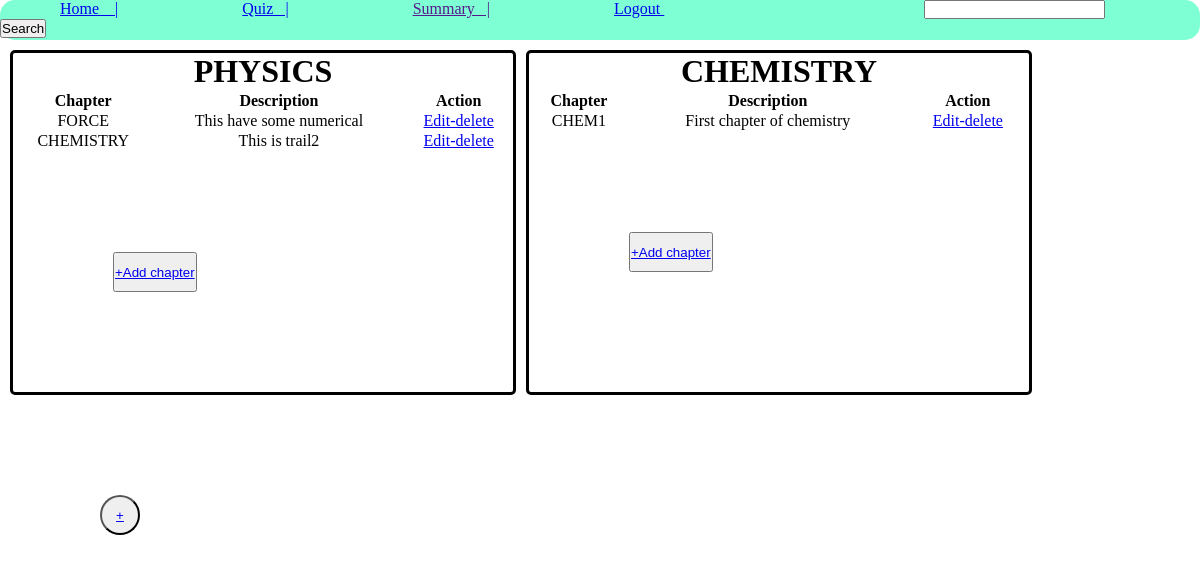
The page /admin on the database its author committed.
### tables this page shows
CREATE TABLE subject(
    id INTEGER PRIMARY KEY AUTOINCREMENT,
    name TEXT,
    description TEXT
);

CREATE TABLE chapter(
    id INTEGER PRIMARY KEY ,
    name TEXT,
    description TEXT,
    sub_name TEXT,
    FOREIGN KEY (sub_name) REFERENCES subject(name));

### app.py (the view)
@app.route('/admin')
def admin():
    sub = res_get_subject()
    chapter = re_get_chapter()
    if sub:
        return render_template('Admin.html',subject = sub,chap=chapter,get = True)
    return render_template('Admin.html')

### database.py (called while the page is built)
def res_get_subject():
    con =sqlite3.connect('database.sqlite3')
    cur = con.cursor()
    query = f"SELECT name FROM subject"
    cur.execute(query)
    res = cur.fetchall()
    con.commit()
    con.close()
    return res

def re_get_chapter():
    con = sqlite3.connect('database.sqlite3')
    cur = con.cursor()
    query = f"SELECT * FROM chapter"
    cur.execute(query)
    res = cur.fetchall()
    con.commit()
    con.close()
    return res

### templates/Admin.html (shortened to what this page needs)
<!DOCTYPE html>
<html lang="en">
<head>
</head>
<body>
    <nav>
        <ul>
            <li><a href="#"> Home &nbsp &nbsp|</a></li>
            <li><a href="/quizmg"> Quiz &nbsp&nbsp|</a></li>
            <li><a href=""> Summary&nbsp&nbsp |</a></li>
            <li><a href="/"> Logout </a></li>
            <li id="search"><input type="search">
            <button>Search</button></li>
        </ul>
    </nav>
    <main>
    {%if get%}
    {%for i in subject%}
        {%for a in i%}
            <div id="subs_chap">
                <h1>{{a}}</h1>
                <table style="width: 100%;">
                    <tr>
                        <th>Chapter</th>
                        <th>Description</th>
                        <th>Action</th>
                    </tr>
                    {%for b in chap%}
                    {%if a==b[3]%}
                    <tr>
                        <td>{{b[1]}}</td>
                        <td>{{b[2]}}</td>
                        <td><a href="/edit-delete">Edit-delete</a></td>
                    </tr>
                    {%endif%}
                    {%endfor%}
                </table>
                <button class="add2"><a href="/add_chapter/{{a}}">+Add chapter</a></button>
            </div>
        {%endfor%}
    {%endfor%}
    {%endif%}
    </main>
    <button id="add"><a href="/add">+</a></button>
</body>
</html>

### templates/Admin.html (style rules this page uses)
* { margin: 0%; padding: 0%; }
nav { width: 100%; height: 40px; border-radius: 15px; background-color: aquamarine; }
li { margin: 60px; display: inline; }
#search { margin-left: 200px; }
#add { border-radius: 20px; margin: 100px; height: 40px; width: 40px; }
h1 { text-align: center; }
div { width: 500px; border: solid; border-radius: 5px; margin-top: 10px; margin-left: 10px; }
.add2 { margin: 100px; height: 40px; width: auto; }
main { display: flex; }
tr { text-align: center; }

### rows shown on the page
subject: name "PHYSICS"
chapter: name "FORCE", description "This have some numerical"
chapter: name "CHEMISTRY", description "This is trail2"
subject: name "CHEMISTRY"
chapter: name "CHEM1", description "First chapter of chemistry"
